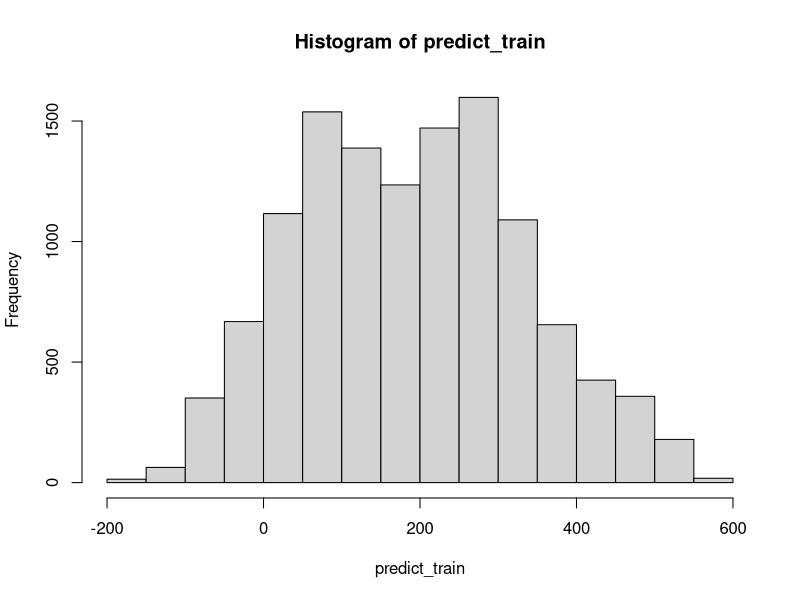
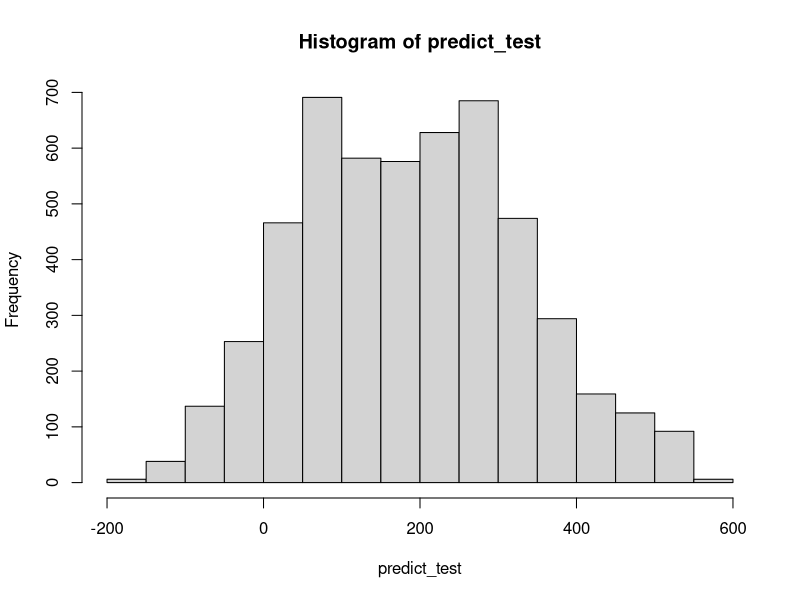

Reproduce these figures in R, in order.
## ---- chunk 1
library(tidyverse)
library(MASS)
library(caret)
## ---- chunk 2
bike <- read_csv("hour.csv")
## ---- chunk 3
bike <- bike %>% mutate(season = as_factor(as.character(season))) %>% 
  mutate(season = fct_recode(season,
      "Spring" = "1",
      "Summer" = "2",
      "Fall" = "3",
      "Winter" = "4"))

bike <- bike %>% mutate(yr = as_factor(yr), mnth = as_factor(mnth), hr = as_factor(hr))

bike <- bike %>% mutate(holiday = as_factor(as.character(holiday))) %>%
  mutate(holiday = fct_recode(holiday, 
    "NotHoliday" = "0",
    "Holiday" = "1"))

bike <- bike %>% mutate(workingday = as_factor(as.character(workingday))) %>%
  mutate(workingday = fct_recode(workingday,
    "NotWorkingDay" = "0",
    "WorkingDay" = "1"))

bike <- bike %>% mutate(weathersit = as_factor(as.character(weathersit))) %>%
  mutate(weathersit = fct_recode(weathersit, 
    "No Precip" = "1",
    "Misty" = "2",
    "LightPrecip" = "3",
    "HeavyPrecip" = "4"))

bike <- bike %>% mutate(weekday = as_factor(as.character(weekday))) %>%
  mutate(weekday = fct_recode(weekday,
    "Sunday" = "0",
    "Monday" = "1",
    "Tuesday" = "2",
    "Wednesday"= "3",
    "Thursday" = "4",
    "Friday" = "5",
    "Saturday" = "6"))

glimpse(bike)
## ---- chunk 4
set.seed(1234)

train.rows = createDataPartition(y=bike$count, p=0.7, list = FALSE)

train = slice(bike, train.rows)
test = slice(bike, -train.rows)
## ---- chunk 5
mod1 = lm(count ~ season + mnth + hr + holiday + weekday + temp + weathersit, train)
summary(mod1)
## ---- chunk 6
predict_train <- predict(mod1, newdata = train)
head(predict_train)
summary(predict_train)
hist(predict_train)


## ---- chunk 7
predict_test <- predict(mod1, newdata = test)
head(predict_test)
summary(predict_test)
hist(predict_test)

## ---- chunk 8
SSE = sum((test$count - predict_test)^2)
SST = sum((test$count - mean(test$count))^2)
1 - SSE/SST
